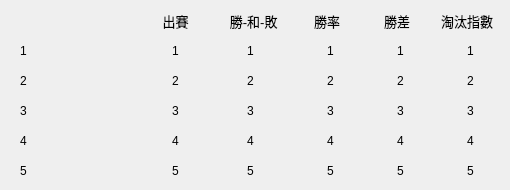
      <widget class="QWidget" name="tab_13">
       <attribute name="title">
        <string>球隊戰績</string>
       </attribute>
       <widget class="QLabel" name="label_5">
        <property name="geometry">
         <rect>
          <x>150</x>
          <y>10</y>
          <width>51</width>
          <height>21</height>
         </rect>
        </property>
        <property name="font">
         <font>
          <pointsize>10</pointsize>
         </font>
        </property>
        <property name="text">
         <string>出賽</string>
        </property>
        <property name="alignment">
         <set>Qt::AlignCenter</set>
        </property>
       </widget>
       <widget class="QLabel" name="label_6">
        <property name="geometry">
         <rect>
          <x>220</x>
          <y>10</y>
          <width>71</width>
          <height>21</height>
         </rect>
        </property>
        <property name="font">
         <font>
          <pointsize>10</pointsize>
         </font>
        </property>
        <property name="text">
         <string>勝-和-敗	</string>
        </property>
        <property name="alignment">
         <set>Qt::AlignCenter</set>
        </property>
       </widget>
       <widget class="QLabel" name="label_7">
        <property name="geometry">
         <rect>
          <x>300</x>
          <y>10</y>
          <width>54</width>
          <height>21</height>
         </rect>
        </property>
        <property name="font">
         <font>
          <pointsize>10</pointsize>
         </font>
        </property>
        <property name="text">
         <string>勝率</string>
        </property>
        <property name="alignment">
         <set>Qt::AlignCenter</set>
        </property>
       </widget>
       <widget class="QLabel" name="label_8">
        <property name="geometry">
         <rect>
          <x>370</x>
          <y>10</y>
          <width>54</width>
          <height>21</height>
         </rect>
        </property>
        <property name="font">
         <font>
          <pointsize>10</pointsize>
         </font>
        </property>
        <property name="text">
         <string>勝差</string>
        </property>
        <property name="alignment">
         <set>Qt::AlignCenter</set>
        </property>
       </widget>
       <widget class="QLabel" name="label_CPBL_rank_1">
        <property name="geometry">
         <rect>
          <x>20</x>
          <y>40</y>
          <width>101</width>
          <height>21</height>
         </rect>
        </property>
        <property name="text">
         <string>1</string>
        </property>
       </widget>
       <widget class="QLabel" name="label_CPBL_rank_2">
        <property name="geometry">
         <rect>
          <x>20</x>
          <y>70</y>
          <width>101</width>
          <height>21</height>
         </rect>
        </property>
        <property name="text">
         <string>2</string>
        </property>
       </widget>
       <widget class="QLabel" name="label_CPBL_rank_3">
        <property name="geometry">
         <rect>
          <x>20</x>
          <y>100</y>
          <width>101</width>
          <height>21</height>
         </rect>
        </property>
        <property name="text">
         <string>3</string>
        </property>
       </widget>
       <widget class="QLabel" name="label_CPBL_rank_5">
        <property name="geometry">
         <rect>
          <x>20</x>
          <y>160</y>
          <width>101</width>
          <height>21</height>
         </rect>
        </property>
        <property name="text">
         <string>5</string>
        </property>
       </widget>
       <widget class="QLabel" name="label_CPBL_rank_4">
        <property name="geometry">
         <rect>
          <x>20</x>
          <y>130</y>
          <width>101</width>
          <height>21</height>
         </rect>
        </property>
        <property name="text">
         <string>4</string>
        </property>
       </widget>
       <widget class="QLabel" name="label_9">
        <property name="geometry">
         <rect>
          <x>440</x>
          <y>10</y>
          <width>54</width>
          <height>21</height>
         </rect>
        </property>
        <property name="font">
         <font>
          <pointsize>10</pointsize>
         </font>
        </property>
        <property name="text">
         <string>淘汰指數</string>
        </property>
        <property name="alignment">
         <set>Qt::AlignCenter</set>
        </property>
       </widget>
       <widget class="QLabel" name="label_CPBL_rank_4_game">
        <property name="geometry">
         <rect>
          <x>150</x>
          <y>130</y>
          <width>51</width>
          <height>21</height>
         </rect>
        </property>
        <property name="text">
         <string>4</string>
        </property>
        <property name="alignment">
         <set>Qt::AlignCenter</set>
        </property>
       </widget>
       <widget class="QLabel" name="label_CPBL_rank_5_game">
        <property name="geometry">
         <rect>
          <x>150</x>
          <y>160</y>
          <width>51</width>
          <height>21</height>
         </rect>
        </property>
        <property name="text">
         <string>5</string>
        </property>
        <property name="alignment">
         <set>Qt::AlignCenter</set>
        </property>
       </widget>
       <widget class="QLabel" name="label_CPBL_rank_2_game">
        <property name="geometry">
         <rect>
          <x>150</x>
          <y>70</y>
          <width>51</width>
          <height>21</height>
         </rect>
        </property>
        <property name="text">
         <string>2</string>
        </property>
        <property name="alignment">
         <set>Qt::AlignCenter</set>
        </property>
       </widget>
       <widget class="QLabel" name="label_CPBL_rank_1_game">
        <property name="geometry">
         <rect>
          <x>150</x>
          <y>40</y>
          <width>51</width>
          <height>21</height>
         </rect>
        </property>
        <property name="text">
         <string>1</string>
        </property>
        <property name="alignment">
         <set>Qt::AlignCenter</set>
        </property>
       </widget>
       <widget class="QLabel" name="label_CPBL_rank_3_game">
        <property name="geometry">
         <rect>
          <x>150</x>
          <y>100</y>
          <width>51</width>
          <height>21</height>
         </rect>
        </property>
        <property name="text">
         <string>3</string>
        </property>
        <property name="alignment">
         <set>Qt::AlignCenter</set>
        </property>
       </widget>
       <widget class="QLabel" name="label_CPBL_rank_4_win">
        <property name="geometry">
         <rect>
          <x>220</x>
          <y>130</y>
          <width>61</width>
          <height>21</height>
         </rect>
        </property>
        <property name="text">
         <string>4</string>
        </property>
        <property name="alignment">
         <set>Qt::AlignCenter</set>
        </property>
       </widget>
       <widget class="QLabel" name="label_CPBL_rank_5_win">
        <property name="geometry">
         <rect>
          <x>220</x>
          <y>160</y>
          <width>61</width>
          <height>21</height>
         </rect>
        </property>
        <property name="text">
         <string>5</string>
        </property>
        <property name="alignment">
         <set>Qt::AlignCenter</set>
        </property>
       </widget>
       <widget class="QLabel" name="label_CPBL_rank_2_win">
        <property name="geometry">
         <rect>
          <x>220</x>
          <y>70</y>
          <width>61</width>
          <height>21</height>
         </rect>
        </property>
        <property name="text">
         <string>2</string>
        </property>
        <property name="alignment">
         <set>Qt::AlignCenter</set>
        </property>
       </widget>
       <widget class="QLabel" name="label_CPBL_rank_1_win">
        <property name="geometry">
         <rect>
          <x>220</x>
          <y>40</y>
          <width>61</width>
          <height>21</height>
         </rect>
        </property>
        <property name="text">
         <string>1</string>
        </property>
        <property name="alignment">
         <set>Qt::AlignCenter</set>
        </property>
       </widget>
       <widget class="QLabel" name="label_CPBL_rank_3_win">
        <property name="geometry">
         <rect>
          <x>220</x>
          <y>100</y>
          <width>61</width>
          <height>21</height>
         </rect>
        </property>
        <property name="text">
         <string>3</string>
        </property>
        <property name="alignment">
         <set>Qt::AlignCenter</set>
        </property>
       </widget>
       <widget class="QLabel" name="label_CPBL_rank_4_rate">
        <property name="geometry">
         <rect>
          <x>300</x>
          <y>130</y>
          <width>61</width>
          <height>21</height>
         </rect>
        </property>
        <property name="text">
         <string>4</string>
        </property>
        <property name="alignment">
         <set>Qt::AlignCenter</set>
        </property>
       </widget>
       <widget class="QLabel" name="label_CPBL_rank_5_rate">
        <property name="geometry">
         <rect>
          <x>300</x>
          <y>160</y>
          <width>61</width>
          <height>21</height>
         </rect>
        </property>
        <property name="text">
         <string>5</string>
        </property>
        <property name="alignment">
         <set>Qt::AlignCenter</set>
        </property>
       </widget>
       <widget class="QLabel" name="label_CPBL_rank_2_rate">
        <property name="geometry">
         <rect>
          <x>300</x>
          <y>70</y>
          <width>61</width>
          <height>21</height>
         </rect>
        </property>
        <property name="text">
         <string>2</string>
        </property>
        <property name="alignment">
         <set>Qt::AlignCenter</set>
        </property>
       </widget>
       <widget class="QLabel" name="label_CPBL_rank_1_rate">
        <property name="geometry">
         <rect>
          <x>300</x>
          <y>40</y>
          <width>61</width>
          <height>21</height>
         </rect>
        </property>
        <property name="text">
         <string>1</string>
        </property>
        <property name="alignment">
         <set>Qt::AlignCenter</set>
        </property>
       </widget>
       <widget class="QLabel" name="label_CPBL_rank_3_rate">
        <property name="geometry">
         <rect>
          <x>300</x>
          <y>100</y>
          <width>61</width>
          <height>21</height>
         </rect>
        </property>
        <property name="text">
         <string>3</string>
        </property>
        <property name="alignment">
         <set>Qt::AlignCenter</set>
        </property>
       </widget>
       <widget class="QLabel" name="label_CPBL_rank_4_diff">
        <property name="geometry">
         <rect>
          <x>370</x>
          <y>130</y>
          <width>61</width>
          <height>21</height>
         </rect>
        </property>
        <property name="text">
         <string>4</string>
        </property>
        <property name="alignment">
         <set>Qt::AlignCenter</set>
        </property>
       </widget>
       <widget class="QLabel" name="label_CPBL_rank_5_diff">
        <property name="geometry">
         <rect>
          <x>370</x>
          <y>160</y>
          <width>61</width>
          <height>21</height>
         </rect>
        </property>
        <property name="text">
         <string>5</string>
        </property>
        <property name="alignment">
         <set>Qt::AlignCenter</set>
        </property>
       </widget>
       <widget class="QLabel" name="label_CPBL_rank_2_diff">
        <property name="geometry">
         <rect>
          <x>370</x>
          <y>70</y>
          <width>61</width>
          <height>21</height>
         </rect>
        </property>
        <property name="text">
         <string>2</string>
        </property>
        <property name="alignment">
         <set>Qt::AlignCenter</set>
        </property>
       </widget>
       <widget class="QLabel" name="label_CPBL_rank_1_diff">
        <property name="geometry">
         <rect>
          <x>370</x>
          <y>40</y>
          <width>61</width>
          <height>21</height>
         </rect>
        </property>
        <property name="text">
         <string>1</string>
        </property>
        <property name="alignment">
         <set>Qt::AlignCenter</set>
        </property>
       </widget>
       <widget class="QLabel" name="label_CPBL_rank_3_diff">
        <property name="geometry">
         <rect>
          <x>370</x>
          <y>100</y>
          <width>61</width>
          <height>21</height>
         </rect>
        </property>
        <property name="text">
         <string>3</string>
        </property>
        <property name="alignment">
         <set>Qt::AlignCenter</set>
        </property>
       </widget>
       <widget class="QLabel" name="label_CPBL_rank_4_loss">
        <property name="geometry">
         <rect>
          <x>440</x>
          <y>130</y>
          <width>61</width>
          <height>21</height>
         </rect>
        </property>
        <property name="text">
         <string>4</string>
        </property>
        <property name="alignment">
         <set>Qt::AlignCenter</set>
        </property>
       </widget>
       <widget class="QLabel" name="label_CPBL_rank_5_loss">
        <property name="geometry">
         <rect>
          <x>440</x>
          <y>160</y>
          <width>61</width>
          <height>21</height>
         </rect>
        </property>
        <property name="text">
         <string>5</string>
        </property>
        <property name="alignment">
         <set>Qt::AlignCenter</set>
        </property>
       </widget>
       <widget class="QLabel" name="label_CPBL_rank_2_loss">
        <property name="geometry">
         <rect>
          <x>440</x>
          <y>70</y>
          <width>61</width>
          <height>21</height>
         </rect>
        </property>
        <property name="text">
         <string>2</string>
        </property>
        <property name="alignment">
         <set>Qt::AlignCenter</set>
        </property>
       </widget>
       <widget class="QLabel" name="label_CPBL_rank_1_loss">
        <property name="geometry">
         <rect>
          <x>440</x>
          <y>40</y>
          <width>61</width>
          <height>21</height>
         </rect>
        </property>
        <property name="text">
         <string>1</string>
        </property>
        <property name="alignment">
         <set>Qt::AlignCenter</set>
        </property>
       </widget>
       <widget class="QLabel" name="label_CPBL_rank_3_loss">
        <property name="geometry">
         <rect>
          <x>440</x>
          <y>100</y>
          <width>61</width>
          <height>21</height>
         </rect>
        </property>
        <property name="text">
         <string>3</string>
        </property>
        <property name="alignment">
         <set>Qt::AlignCenter</set>
        </property>
       </widget>
      </widget>
